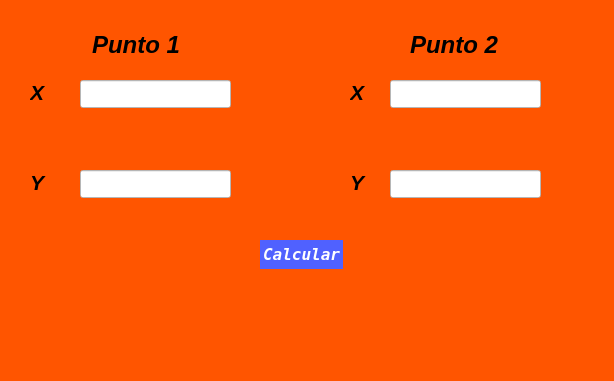
<?xml version="1.0" encoding="UTF-8"?>
<ui version="4.0">
 <class>MainWindow</class>
 <widget class="QMainWindow" name="MainWindow">
  <property name="geometry">
   <rect>
    <x>0</x>
    <y>0</y>
    <width>614</width>
    <height>381</height>
   </rect>
  </property>
  <property name="windowTitle">
   <string>MainWindow</string>
  </property>
  <property name="styleSheet">
   <string notr="true">background-color: rgb(255, 85, 0);
</string>
  </property>
  <widget class="QWidget" name="centralwidget">
   <widget class="QPushButton" name="btnCalcular">
    <property name="geometry">
     <rect>
      <x>260</x>
      <y>240</y>
      <width>83</width>
      <height>29</height>
     </rect>
    </property>
    <property name="font">
     <font>
      <family>NSimSun</family>
      <pointsize>12</pointsize>
      <weight>75</weight>
      <italic>true</italic>
      <bold>true</bold>
     </font>
    </property>
    <property name="styleSheet">
     <string notr="true">background-color: rgb(80, 97, 255);
border: 5px solid #FFFFF;
border-radius: 25px;
color: rgb(255, 255, 255)</string>
    </property>
    <property name="text">
     <string>Calcular</string>
    </property>
   </widget>
   <widget class="QLabel" name="label">
    <property name="geometry">
     <rect>
      <x>92</x>
      <y>30</y>
      <width>101</width>
      <height>31</height>
     </rect>
    </property>
    <property name="text">
     <string>&lt;html&gt;&lt;head/&gt;&lt;body&gt;&lt;p&gt;&lt;span style=&quot; font-size:18pt; font-weight:600; font-style:italic;&quot;&gt;Punto 1&lt;/span&gt;&lt;/p&gt;&lt;/body&gt;&lt;/html&gt;</string>
    </property>
   </widget>
   <widget class="QLineEdit" name="txtX1">
    <property name="geometry">
     <rect>
      <x>80</x>
      <y>80</y>
      <width>151</width>
      <height>28</height>
     </rect>
    </property>
    <property name="styleSheet">
     <string notr="true">background-color: rgb(255, 255, 255);
</string>
    </property>
   </widget>
   <widget class="QLineEdit" name="txtY1">
    <property name="geometry">
     <rect>
      <x>80</x>
      <y>170</y>
      <width>151</width>
      <height>28</height>
     </rect>
    </property>
    <property name="styleSheet">
     <string notr="true">background-color: rgb(255, 255, 255);</string>
    </property>
   </widget>
   <widget class="QLabel" name="label_3">
    <property name="geometry">
     <rect>
      <x>30</x>
      <y>80</y>
      <width>21</width>
      <height>20</height>
     </rect>
    </property>
    <property name="text">
     <string>&lt;html&gt;&lt;head/&gt;&lt;body&gt;&lt;p&gt;&lt;span style=&quot; font-size:16pt; font-weight:600; font-style:italic;&quot;&gt;X&lt;/span&gt;&lt;/p&gt;&lt;/body&gt;&lt;/html&gt;</string>
    </property>
   </widget>
   <widget class="QLabel" name="label_4">
    <property name="geometry">
     <rect>
      <x>30</x>
      <y>170</y>
      <width>21</width>
      <height>20</height>
     </rect>
    </property>
    <property name="text">
     <string>&lt;html&gt;&lt;head/&gt;&lt;body&gt;&lt;p&gt;&lt;span style=&quot; font-size:16pt; font-weight:600; font-style:italic;&quot;&gt;Y&lt;/span&gt;&lt;/p&gt;&lt;/body&gt;&lt;/html&gt;</string>
    </property>
   </widget>
   <widget class="QLabel" name="label_5">
    <property name="geometry">
     <rect>
      <x>350</x>
      <y>170</y>
      <width>21</width>
      <height>20</height>
     </rect>
    </property>
    <property name="text">
     <string>&lt;html&gt;&lt;head/&gt;&lt;body&gt;&lt;p&gt;&lt;span style=&quot; font-size:16pt; font-weight:600; font-style:italic;&quot;&gt;Y&lt;/span&gt;&lt;/p&gt;&lt;/body&gt;&lt;/html&gt;</string>
    </property>
   </widget>
   <widget class="QLineEdit" name="txtY2">
    <property name="geometry">
     <rect>
      <x>390</x>
      <y>170</y>
      <width>151</width>
      <height>28</height>
     </rect>
    </property>
    <property name="styleSheet">
     <string notr="true">background-color: rgb(255, 255, 255);</string>
    </property>
   </widget>
   <widget class="QLabel" name="label_2">
    <property name="geometry">
     <rect>
      <x>410</x>
      <y>30</y>
      <width>101</width>
      <height>31</height>
     </rect>
    </property>
    <property name="text">
     <string>&lt;html&gt;&lt;head/&gt;&lt;body&gt;&lt;p&gt;&lt;span style=&quot; font-size:18pt; font-weight:600; font-style:italic;&quot;&gt;Punto 2&lt;/span&gt;&lt;/p&gt;&lt;/body&gt;&lt;/html&gt;</string>
    </property>
   </widget>
   <widget class="QLineEdit" name="txtX2">
    <property name="geometry">
     <rect>
      <x>390</x>
      <y>80</y>
      <width>151</width>
      <height>28</height>
     </rect>
    </property>
    <property name="styleSheet">
     <string notr="true">background-color: rgb(255, 255, 255);</string>
    </property>
   </widget>
   <widget class="QLabel" name="label_6">
    <property name="geometry">
     <rect>
      <x>350</x>
      <y>80</y>
      <width>21</width>
      <height>20</height>
     </rect>
    </property>
    <property name="text">
     <string>&lt;html&gt;&lt;head/&gt;&lt;body&gt;&lt;p&gt;&lt;span style=&quot; font-size:16pt; font-weight:600; font-style:italic;&quot;&gt;X&lt;/span&gt;&lt;/p&gt;&lt;/body&gt;&lt;/html&gt;</string>
    </property>
   </widget>
  </widget>
  <widget class="QMenuBar" name="menubar">
   <property name="geometry">
    <rect>
     <x>0</x>
     <y>0</y>
     <width>614</width>
     <height>21</height>
    </rect>
   </property>
  </widget>
  <widget class="QStatusBar" name="statusbar"/>
 </widget>
 <resources/>
 <connections/>
</ui>
